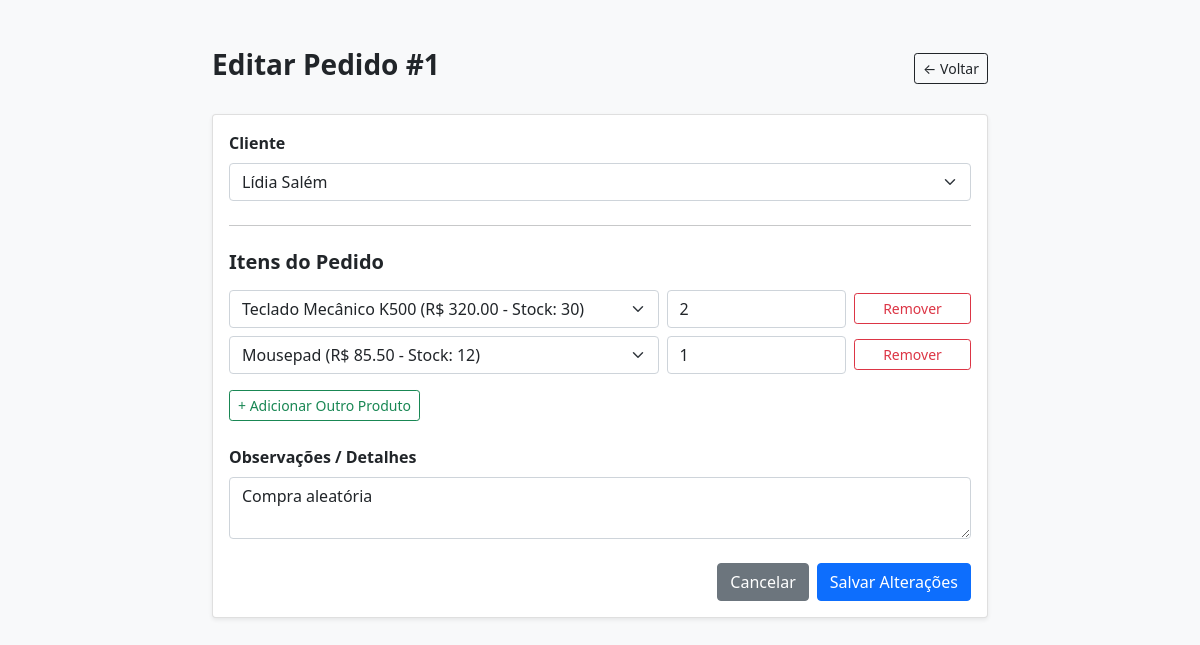
The app's page /editar_venda/1, older data.
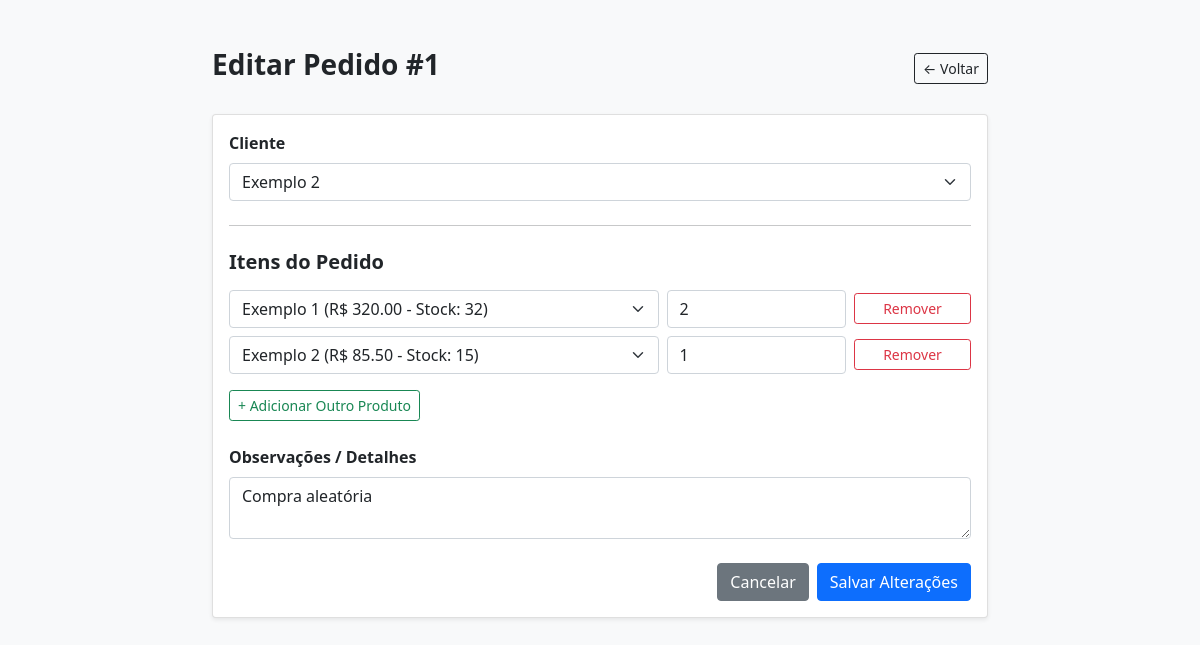
The same page, newer data.
### models.py (models this page shows, shortened)
class Vendas(db.Model):
    __tablename__ = 'Vendas'
    id_venda = db.Column(db.Integer, primary_key=True, autoincrement=True)
    id_cliente = db.Column(db.Integer, db.ForeignKey('Clientes.id_cliente'), nullable=False)
    detalhes = db.Column(db.String(256))
    data_venda = db.Column(db.DateTime, nullable=False)
    cliente = db.relationship('Clientes', backref='vendas')
    itens = db.relationship('ItemVenda', backref='venda', cascade='all, delete-orphan')

class Clientes(db.Model):
    __tablename__ = 'Clientes'
    id_cliente = db.Column(db.Integer, primary_key=True, autoincrement=True)
    nome_cliente = db.Column(db.String(80), nullable=False)
    email = db.Column(db.String(100))
    telefone = db.Column(db.String(20))

class ItemVenda(db.Model):
    __tablename__ = 'ItemVenda'
    id_item = db.Column(db.Integer, primary_key=True, autoincrement=True)
    id_venda = db.Column(db.Integer, db.ForeignKey('Vendas.id_venda'), nullable=False)
    id_produto = db.Column(db.Integer, db.ForeignKey('Produtos.id_produto'), nullable=False)
    quantidade_produto = db.Column(db.Integer, nullable=False)
    produto = db.relationship('Produtos')

class Produtos(db.Model):
    __tablename__ = 'Produtos'
    id_produto = db.Column(db.Integer, primary_key=True, autoincrement=True)
    nome_produto = db.Column(db.String(80), nullable=False)
    preco_produto = db.Column(db.Float, nullable=False)
    estoque = db.Column(db.Integer, nullable=False)

### main.py (the view, shortened to what this page needs)
@app.route("/editar_venda/<int:id>", methods=['GET', 'POST'])
def editar_venda_form(id):
    venda = Vendas.query.get_or_404(id)
    clientes = Clientes.query.all()
    produtos = Produtos.query.all()
    return render_template("edição_venda.html", venda=venda, clientes=clientes, produtos=produtos)

### templates/edição_venda.html (shortened to what this page needs)
<!DOCTYPE html>
<html lang="pt-br">
<head>
    <link href="https://cdn.jsdelivr.net/npm/bootstrap@5.0.2/dist/css/bootstrap.min.css" rel="stylesheet">
    <link rel="stylesheet" href="https://cdn.jsdelivr.net/npm/bootstrap-icons@1.10.5/font/bootstrap-icons.css">
</head>
<body class="bg-light">
    <div class="container my-5" style="max-width: 800px;">
        <div class="d-flex justify-content-between align-items-center mb-4">
            <h1 class="h3 text-dark fw-bold">Editar Pedido #{{ venda.id_venda }}</h1>
            <a href="{{ url_for('editar_vendas') }}" class="btn btn-outline-dark btn-sm">← Voltar</a>
        </div>
        <div class="card shadow-sm">
            <div class="card-body">
                <form method="POST">
                    <div class="mb-3">
                        <label for="id_cliente" class="form-label fw-bold">Cliente</label>
                        <select class="form-select" id="id_cliente" name="id_cliente" required>
                            {% for cliente in clientes %}
                            <option value="{{ cliente.id_cliente }}" {% if cliente.id_cliente == venda.id_cliente %}selected{% endif %}>
                                {{ cliente.nome_cliente }}
                            </option>
                            {% endfor %}
                        </select>
                    </div>
                    <hr class="my-4">
                    <h5 class="fw-bold mb-3">Itens do Pedido</h5>
                    <div id="itens-container">
                        {% for item in venda.itens %}
                        <div class="row g-2 align-items-center mb-2 item-row">
                            <div class="col-md-7">
                                <select name="produto_id[]" class="form-select produto-select" required>
                                    {% for produto in produtos %}
                                    <option value="{{ produto.id_produto }}" data-preco="{{ produto.preco_produto }}" {% if produto.id_produto == item.id_produto %}selected{% endif %}>
                                        {{ produto.nome_produto }} (R$ {{ "%.2f"|format(produto.preco_produto) }} - Stock: {{ produto.estoque }})
                                    </option>
                                    {% endfor %}
                                </select>
                            </div>
                            <div class="col-md-3">
                                <input type="number" name="quantidade[]" class="form-control quantidade-input" value="{{ item.quantidade_produto }}" min="1" required>
                            </div>
                            <div class="col-md-2 text-center">
                                <button type="button" class="btn btn-outline-danger btn-sm w-100 remover-linha">Remover</button>
                            </div>
                        </div>
                        {% endfor %}
                    </div>
                    <button type="button" id="adicionar-item" class="btn btn-outline-success btn-sm mt-2">+ Adicionar Outro Produto</button>
                    <div class="mb-3 mt-4">
                        <label for="detalhes" class="form-label fw-bold">Observações / Detalhes</label>
                        <textarea class="form-control" id="detalhes" name="detalhes" rows="2">{{ venda.detalhes }}</textarea>
                    </div>
                    <div class="d-flex justify-content-end gap-2 mt-4">
                        <a href="{{ url_for('editar_vendas') }}" class="btn btn-secondary">Cancelar</a>
                        <button type="submit" class="btn btn-primary">Salvar Alterações</button>
                    </div>
                </form>
            </div>
        </div>
    </div>
</body>
</html>

Row changes from the older to the newer data that the page shows:
changed through a linked row, Vendas "Compra aleatória": id_cliente "Lídia Salém" → "Exemplo 2"
changed through a linked row, ItemVenda: id_produto.nome_produto "Teclado Mecânico K500 (R$ 320.00 - Stock: 30)" → "Exemplo 1 (R$ 320.00 - Stock: 32)"
changed through a linked row, ItemVenda: id_produto.nome_produto "Mousepad (R$ 85.50 - Stock: 12)" → "Exemplo 2 (R$ 85.50 - Stock: 15)"
